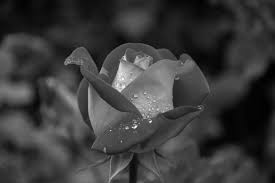
#> input picture IP/Images/gray_image.jpg, 275 x 183 px
$ python 06_highpass.py
#> lines starting #> are read from the running program, lines starting #| are printed output that depends on the picture
# Practical 6
# Python program to apply highpass filter to an image

import cv2
import numpy as np

image = cv2.imread('Images/gray_image.jpg')
#> image is the input picture: shape (183, 275, 3); min 0, max 253, mean 58.9

if image is None:
    print("Error: Image not found or unable to load.")
    exit()

blurred_image = cv2.GaussianBlur(image, (25, 25), 0)
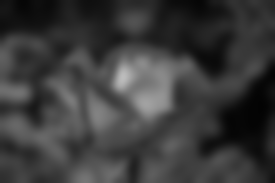
#> blurred_image: shape (183, 275, 3); min 3, max 188, mean 58.9

highpass_image = cv2.subtract(image, blurred_image)
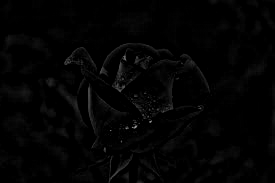
#> highpass_image: shape (183, 275, 3); min 0, max 149, mean 3.3

cv2.imshow('Original Image', image)
cv2.imshow('High-Pass Filtered Image', highpass_image)

cv2.waitKey(0)
cv2.destroyAllWindows()
